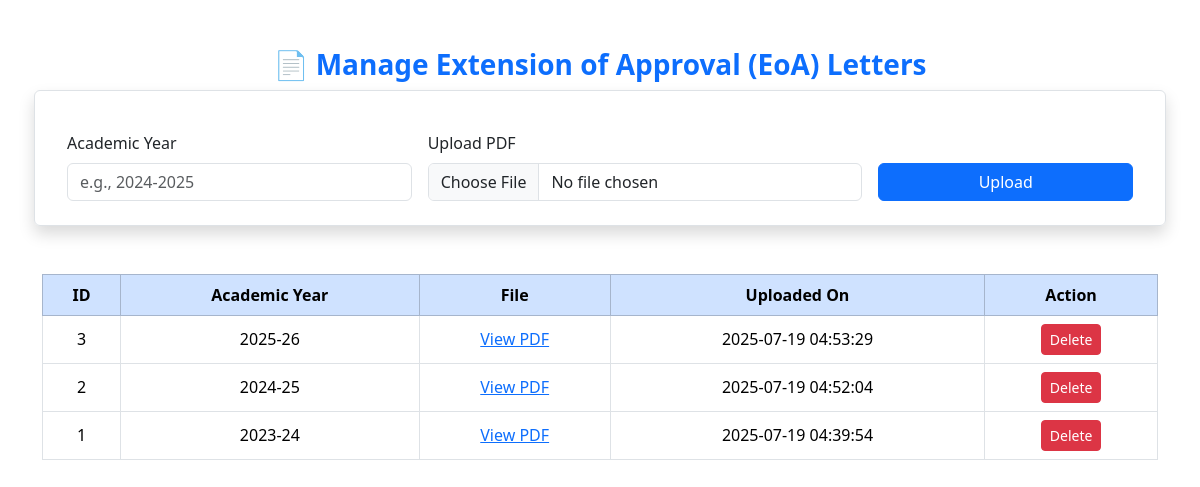
Page /eoa on the committed database.
### tables this page shows
CREATE TABLE eoa_letters (
    id INTEGER PRIMARY KEY AUTOINCREMENT,
    academic_year TEXT NOT NULL,
    file TEXT NOT NULL,
    uploaded_on TIMESTAMP DEFAULT CURRENT_TIMESTAMP
);

### app.py (the view)
@app.route('/eoa')
def eoa_dashboard():
    conn = sqlite3.connect(os.path.join(app.instance_path, 'gpd_site.db'))
    conn.row_factory = sqlite3.Row
    cur = conn.cursor()
    cur.execute("SELECT * FROM eoa_letters ORDER BY uploaded_on DESC")
    letters = cur.fetchall()
    conn.close()
    return render_template('eoa_dashboard.html', letters=letters)

### templates/eoa_dashboard.html
{% extends 'base.html' %}
{% block content %}
<div class="container mt-5">
  <h3 class="text-center mb-4 text-primary">📄 Manage Extension of Approval (EoA) Letters</h3>
  <form action="{{ url_for('upload_eoa') }}" method="POST" enctype="multipart/form-data" class="row g-3 mb-5 border p-4 shadow rounded">
    <div class="col-md-4">
      <label class="form-label">Academic Year</label>
      <input type="text" name="academic_year" class="form-control" placeholder="e.g., 2024-2025" required>
    </div>
    <div class="col-md-5">
      <label class="form-label">Upload PDF</label>
      <input type="file" name="file" class="form-control" accept=".pdf" required>
    </div>
    <div class="col-md-3 d-flex align-items-end">
      <button type="submit" class="btn btn-primary w-100">Upload</button>
    </div>
  </form>
  <div class="table-responsive">
    <table class="table table-bordered align-middle text-center">
      <thead class="table-primary">
        <tr>
          <th>ID</th>
          <th>Academic Year</th>
          <th>File</th>
          <th>Uploaded On</th>
          <th>Action</th>
        </tr>
      </thead>
      <tbody>
        {% for letter in letters %}
        <tr>
          <td>{{ letter.id }}</td>
          <td>{{ letter.academic_year }}</td>
          <td><a href="{{ url_for('static', filename='uploads/eoa_letters/' ~ letter.file) }}" target="_blank">View PDF</a></td>
          <td>{{ letter.uploaded_on }}</td>
          <td>
            <a href="{{ url_for('delete_eoa', id=letter.id) }}" onclick="return confirm('Are you sure?')" class="btn btn-sm btn-danger">Delete</a>
          </td>
        </tr>
        {% endfor %}
      </tbody>
    </table>
  </div>
</div>
{% endblock %}

### static/css/style.css (style rules this page uses)
body { font-family: 'Segoe UI', Tahoma, Geneva, Verdana, sans-serif; }
h1, h3 { font-weight: bold; }

### rows in the picture
eoa_letters: id "3", academic_year "2025-26", uploaded_on "2025-07-19 04:53:29"
eoa_letters: id "2", academic_year "2024-25", uploaded_on "2025-07-19 04:52:04"
eoa_letters: id "1", academic_year "2023-24", uploaded_on "2025-07-19 04:39:54"
